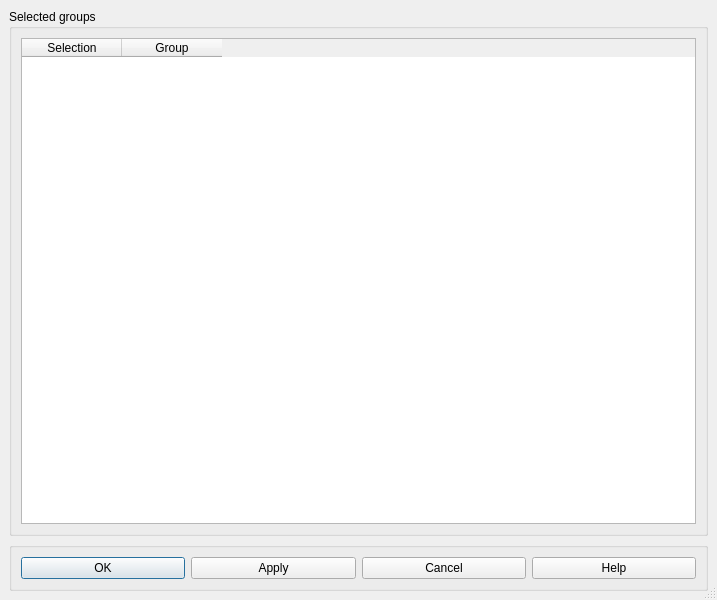
<ui version="4.0" >
 <class>CreateListGroup</class>
 <widget class="QDialog" name="CreateListGroup" >
  <property name="geometry" >
   <rect>
    <x>0</x>
    <y>0</y>
    <width>717</width>
    <height>600</height>
   </rect>
  </property>
  <property name="sizePolicy" >
   <sizepolicy>
    <hsizetype>0</hsizetype>
    <vsizetype>0</vsizetype>
    <horstretch>0</horstretch>
    <verstretch>0</verstretch>
   </sizepolicy>
  </property>
  <property name="windowTitle" >
   <string>Selection of groups</string>
  </property>
  <property name="autoFillBackground" >
   <bool>true</bool>
  </property>
  <property name="sizeGripEnabled" >
   <bool>true</bool>
  </property>
  <layout class="QGridLayout" >
   <property name="margin" >
    <number>9</number>
   </property>
   <property name="spacing" >
    <number>6</number>
   </property>
   <item row="0" column="0" >
    <widget class="QGroupBox" name="GBOptions" >
     <property name="title" >
      <string>Selected groups</string>
     </property>
     <layout class="QGridLayout" >
      <property name="margin" >
       <number>9</number>
      </property>
      <property name="spacing" >
       <number>6</number>
      </property>
      <item row="0" column="0" >
       <widget class="QTableWidget" name="TWGroupe" >
        <property name="showGrid" >
         <bool>true</bool>
        </property>
        <property name="rowCount" >
         <number>0</number>
        </property>
        <property name="columnCount" >
         <number>2</number>
        </property>
        <column>
         <property name="text" >
          <string>Selection</string>
         </property>
        </column>
        <column>
         <property name="text" >
          <string>Group</string>
         </property>
        </column>
       </widget>
      </item>
     </layout>
    </widget>
   </item>
   <item row="1" column="0" >
    <widget class="QGroupBox" name="GBButtons" >
     <property name="title" >
      <string/>
     </property>
     <layout class="QGridLayout" >
      <property name="margin" >
       <number>9</number>
      </property>
      <property name="spacing" >
       <number>6</number>
      </property>
      <item row="0" column="0" >
       <widget class="QPushButton" name="buttonOk" >
        <property name="text" >
         <string>OK</string>
        </property>
       </widget>
      </item>
      <item row="0" column="1" >
       <widget class="QPushButton" name="buttonApply" >
        <property name="text" >
         <string>Apply</string>
        </property>
       </widget>
      </item>
      <item row="0" column="2" >
       <widget class="QPushButton" name="buttonCancel" >
        <property name="text" >
         <string>Cancel</string>
        </property>
       </widget>
      </item>
      <item row="0" column="3" >
       <widget class="QPushButton" name="buttonHelp" >
        <property name="text" >
         <string>Help</string>
        </property>
       </widget>
      </item>
     </layout>
    </widget>
   </item>
  </layout>
 </widget>
 <resources/>
 <connections/>
</ui>
